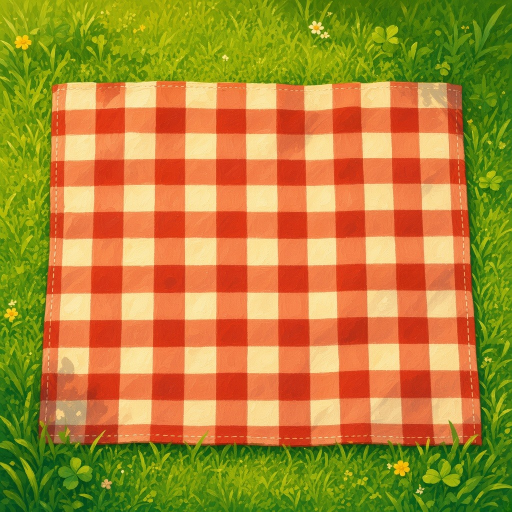
#> input picture art/picnic_ground.jpg, 1024 x 1024 px, found by its file name (shown at 1/2 size)
$ python make_lineup.py
#> lines starting #> are read from the running program, lines starting #| are printed output that depends on the picture
#!/usr/bin/env python3
"""Polished art-preview lineup sheet."""
from PIL import Image, ImageDraw, ImageFont, ImageFilter
from pathlib import Path

ART = Path('/workspace/picnic-knight/art')
OUT = Path('/workspace/picnic-knight/preview')
OUT.mkdir(exist_ok=True)

# [26 lines left out: functions font, fit, shadow_paste, not called in this run]

def main():
    W, H = 1920, 1180
    # warm parchment + soft vignette over a blurred picnic ground
    ground = Image.open(ART / 'picnic_ground.jpg').convert('RGB').resize((W, H), Image.LANCZOS)
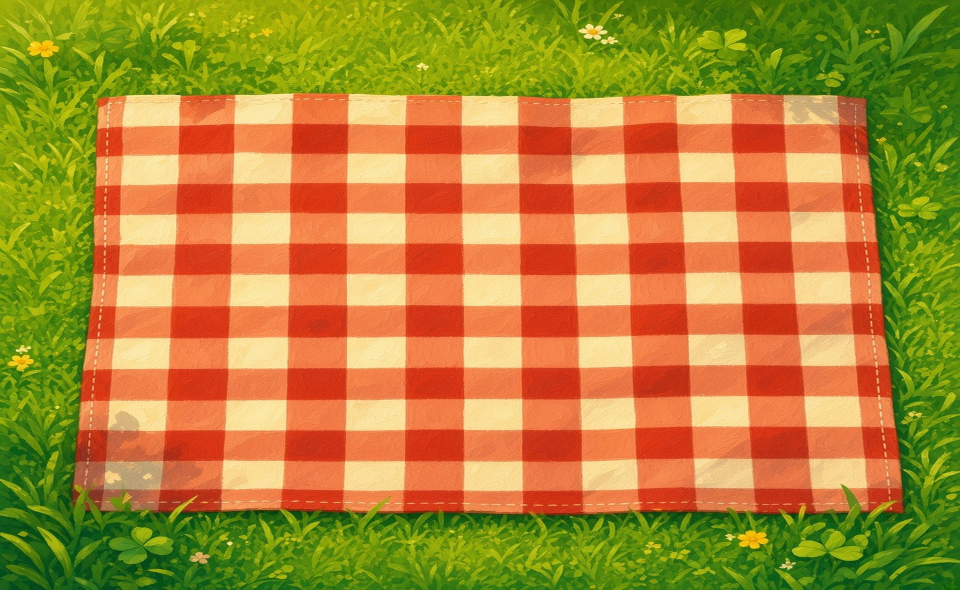
#> ground: PIL image 1920x1180 RGB (shown at 1/2 size); mean R, G, B 176.1, 134.5, 52.7
    ground = ground.filter(ImageFilter.GaussianBlur(8))
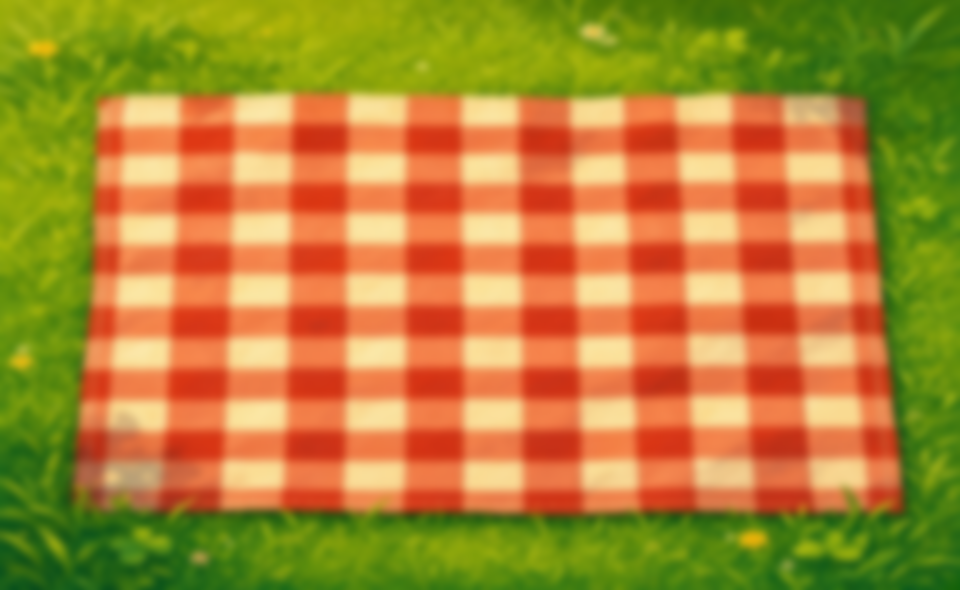
#> ground: PIL image 1920x1180 RGB (shown at 1/2 size); mean R, G, B 176.1, 134.5, 52.7
    # fade toward cream so sprites pop
    cream = Image.new('RGB', (W, H), (255, 244, 214))
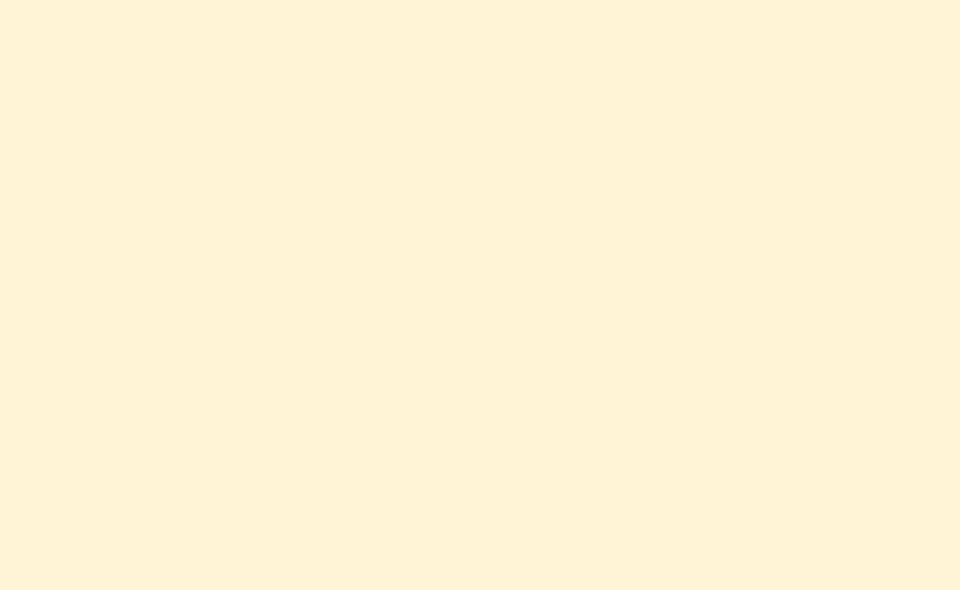
#> cream: PIL image 1920x1180 RGB (shown at 1/2 size); mean R, G, B 255, 244, 214
    bg = Image.blend(ground, cream, 0.55)
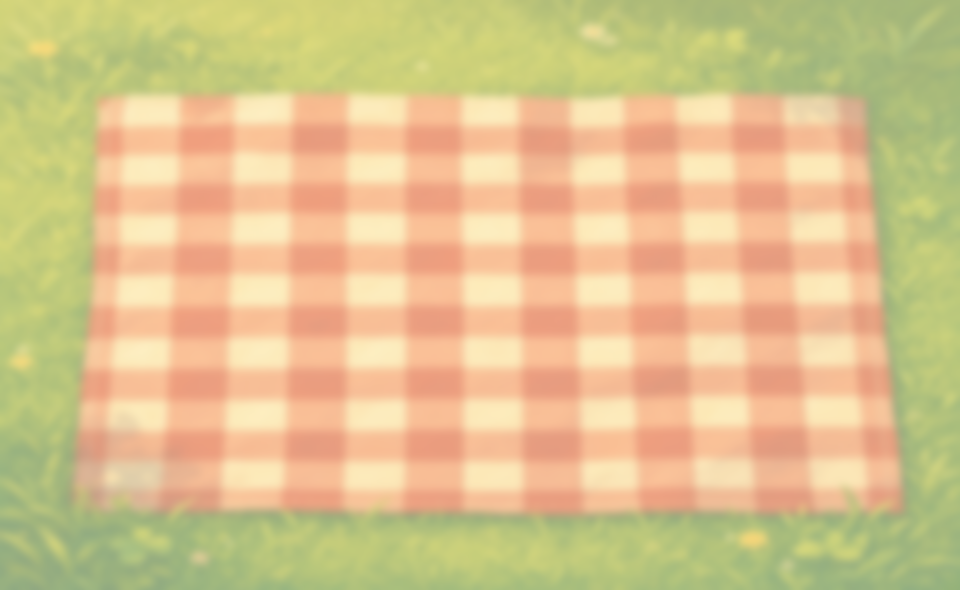
#> bg: PIL image 1920x1180 RGB (shown at 1/2 size); mean R, G, B 219, 194.2, 141
    # top banner wash
    canvas = bg.convert('RGBA')
    wash = Image.new('RGBA', (W, H), (0, 0, 0, 0))
#> wash: PIL image 1920x1180 RGBA; every value is 0
    dr = ImageDraw.Draw(wash)
    for i in range(220):
        a = int(120 * (1 - i / 220))
        dr.rectangle((0, i, W, i + 1), fill=(255, 246, 220, a))
    canvas.alpha_composite(wash)
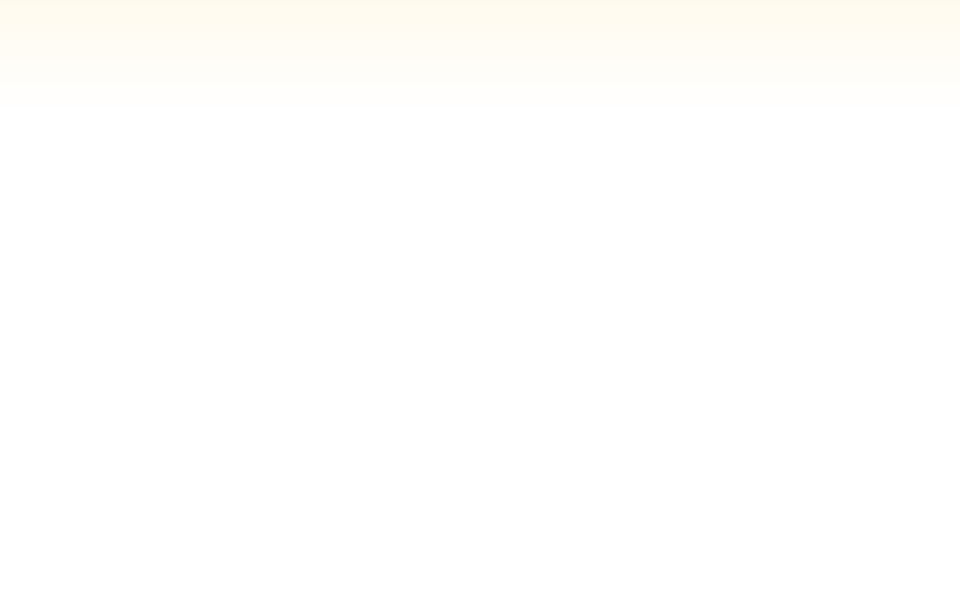
#> wash: PIL image 1920x1180 RGBA (shown at 1/2 size); mean R, G, B, A 47.8, 46.1, 41.2, 11.2; transparent parts drawn white
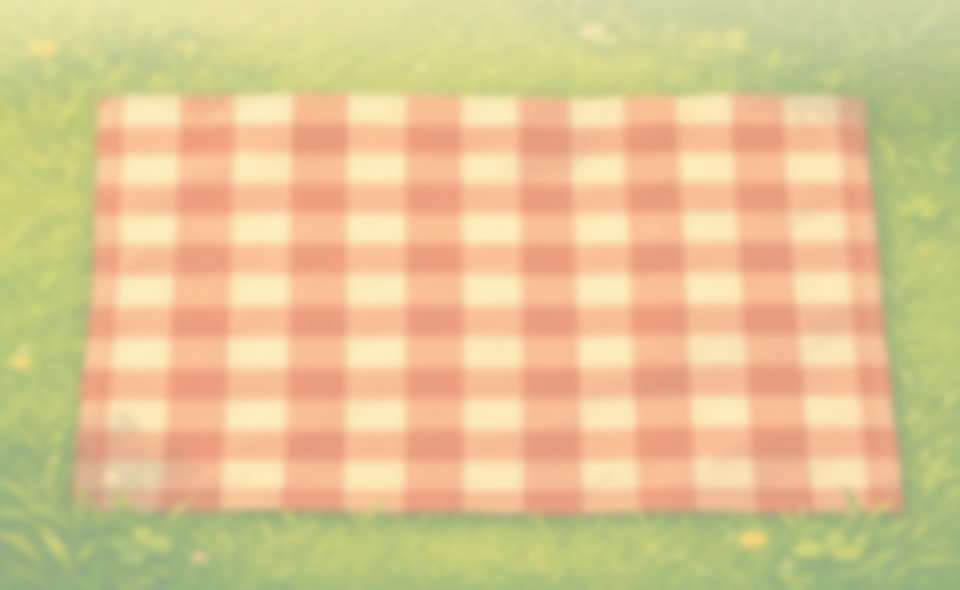
#> canvas: PIL image 1920x1180 RGBA (shown at 1/2 size); mean R, G, B, A 221.7, 196.2, 145.2, 255

    draw = ImageDraw.Draw(canvas)
#> (the run stopped early here; a loop or call above may not have finished)

$ run again, with art/grass_tile.jpg copied over art/picnic_ground.jpg
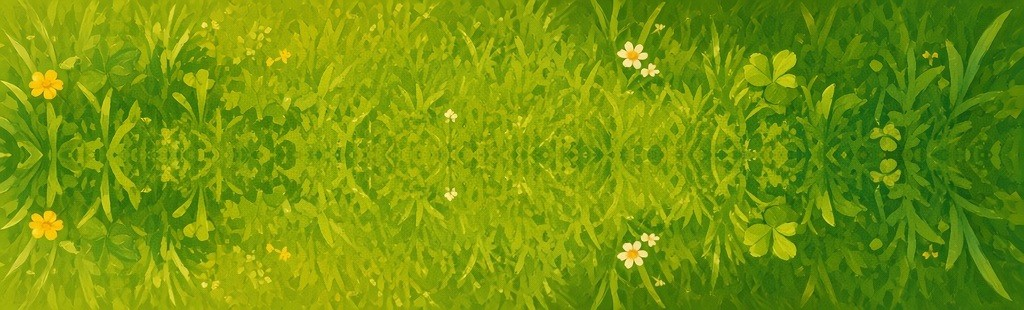
#> input picture art/grass_tile.jpg, 1024 x 310 px, found by its file name
#> in main, `ground = ground.filter(ImageFilter.GaussianBlur(8))`:
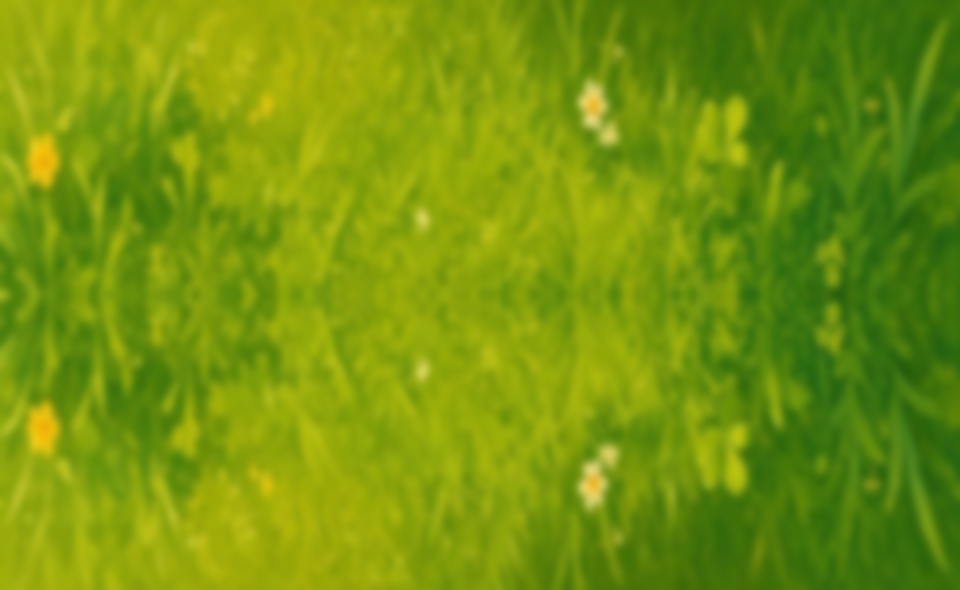
#> ground: PIL image 1920x1180 RGB (shown at 1/2 size); mean R, G, B 116.6, 148.9, 12.4
#> in main, `canvas.alpha_composite(wash)`:
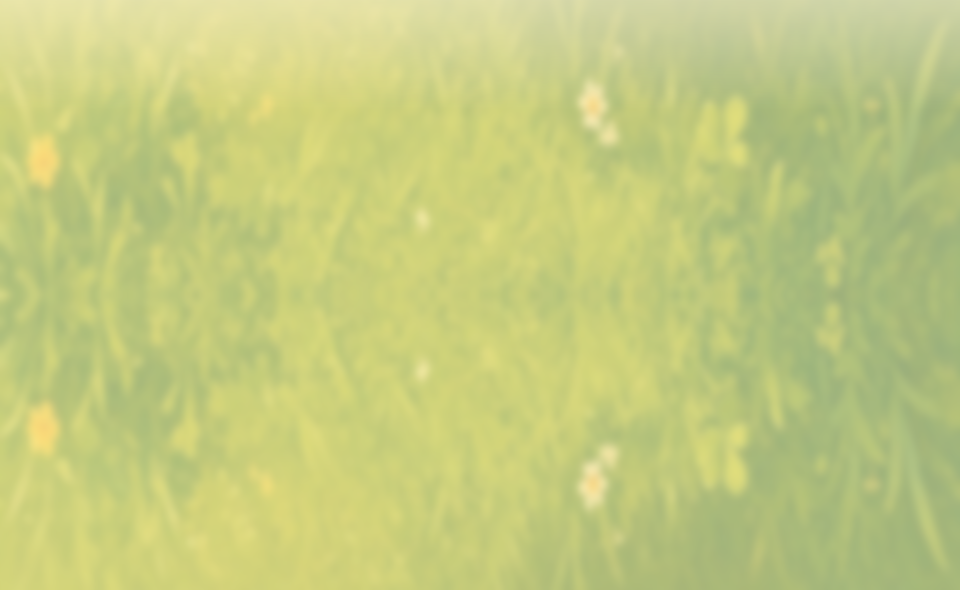
#> canvas: PIL image 1920x1180 RGBA (shown at 1/2 size); mean R, G, B, A 195, 202.8, 127.2, 255
